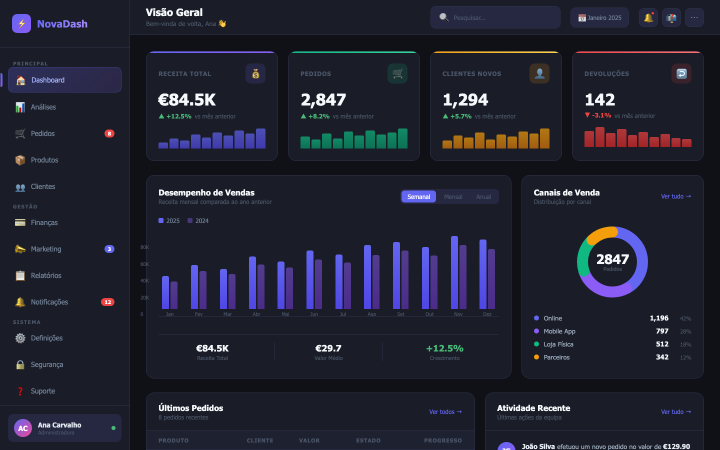
#> input picture data/ia/dashboard_001.png, 1440 x 900 px (shown at 1/2 size); its folder holds 4 pictures in this run
$ python -i visual_analysis.py   (imports and definitions only)
#> lines starting #> are read from the running program, lines starting #| are printed output that depends on the picture; after the words box and inside, x2 and y2 are one past the last pixel; in counts of white or black regions, pixels touching at a corner belong together; pictures that were not available may be replaced by others from this repository, and a replacement may not be noted
"""Análise visual automática de interfaces web.

Este módulo analisa cada imagem (screenshot) nas seguintes 4 dimensões
usando OpenCV e scikit-learn:

1. Paleta cromática — extrai 5 cores dominantes com K-means, calcula
   variância cromática entre cores, detecta gradientes vs cores sólidas.
2. Layout — detecta contornos e blocos com OpenCV Canny, calcula número
   de blocos, variância de áreas, densidade de elementos.
3. Tipografia — identifica zonas de texto com pytesseract, estima número
   de níveis hierárquicos tipográficos, variância de tamanhos.
4. Hierarquia visual — analisa distribuição de saliência visual,
   calcula dispersão dos elementos na composição.

Os resultados são guardados em data/resultados/resultados.csv.
"""

import csv
import re
from pathlib import Path

import cv2
import numpy as np
from PIL import Image
from sklearn.cluster import KMeans

from src.state import CSV_PATH, IA_DIR, HUMANAS_DIR, RESULTADOS_DIR, atualizar_estado, marcar_concluido

# Número de cores dominantes a extrair
NUM_CORES = 5

# Cabeçalho do CSV
COLUNAS_CSV = [
    "ficheiro",
    "grupo",
    "variancia_cor",
    "num_cores",
    "variancia_layout",
    "num_blocos",
    "densidade",
    "variancia_tipografia",
    "num_niveis_texto",
    "variancia_hierarquia",
]


def analisar_paleta_cromatica(imagem: np.ndarray) -> dict:
    """Extrai a paleta cromática e calcula métricas de cor.

    Usa K-means clustering para identificar as 5 cores dominantes.
    Calcula a variância cromática entre as cores dominantes e detecta
    se a imagem usa gradientes ou cores sólidas.

    Args:
        imagem: Array NumPy da imagem (BGR, formato OpenCV).

    Returns:
        Dicionário com 'variancia_cor' e 'num_cores'.
    """
    try:
        # Converte BGR para RGB
        imagem_rgb = cv2.cvtColor(imagem, cv2.COLOR_BGR2RGB)
        # Redimensiona para acelerar o K-means
        h, w = imagem_rgb.shape[:2]
        imagem_pequena = cv2.resize(imagem_rgb, (w // 4, h // 4))
        pixels = imagem_pequena.reshape(-1, 3).astype(np.float32)

        # K-means para encontrar cores dominantes
        kmeans = KMeans(n_clusters=NUM_CORES, random_state=42, n_init=10)
        kmeans.fit(pixels)
        cores = kmeans.cluster_centers_

        # Variância cromática: distância média entre as cores dominantes
        distancias = []
        for i in range(len(cores)):
            for j in range(i + 1, len(cores)):
                dist = np.linalg.norm(cores[i] - cores[j])
                distancias.append(dist)
        variancia_cor = float(np.std(distancias)) if distancias else 0.0

        # Conta cores realmente distintas (distância > limiar)
        cores_distintas = set()
        for cor in cores:
            # Arredonda para agrupar cores próximas
            chave = tuple((cor / 32).astype(int))
            cores_distintas.add(chave)
        num_cores = len(cores_distintas)

        return {"variancia_cor": variancia_cor, "num_cores": num_cores}
    except Exception as e:
        print(f"Erro ao analisar paleta cromática: {e}")
        return {"variancia_cor": 0.0, "num_cores": 0}


def analisar_layout(imagem: np.ndarray) -> dict:
    """Deteta blocos e contornos com OpenCV Canny e calcula métricas de layout.

    Args:
        imagem: Array NumPy da imagem (BGR, formato OpenCV).

    Returns:
        Dicionário com 'variancia_layout', 'num_blocos' e 'densidade'.
    """
    try:
        cinza = cv2.cvtColor(imagem, cv2.COLOR_BGR2GRAY)

        # Deteta contornos com Canny
        bordas = cv2.Canny(cinza, 50, 150)

        # Encontra contornos
        contornos, _ = cv2.findContours(bordas, cv2.RETR_EXTERNAL, cv2.CHAIN_APPROX_SIMPLE)

        # Filtra contornos por área mínima (remove ruído)
        areas = []
        for contorno in contornos:
            area = cv2.contourArea(contorno)
            if area > 500:  # Ignora contornos muito pequenos
                areas.append(area)

        num_blocos = len(areas)
        variancia_layout = float(np.std(areas)) if len(areas) > 1 else 0.0

        # Densidade: proporção de pixels não-brancos (elementos visuais)
        total_pixels = cinza.size
        pixels_elementos = np.count_nonzero(cinza < 240)
        densidade = float(pixels_elementos / total_pixels)

        return {
            "variancia_layout": variancia_layout,
            "num_blocos": num_blocos,
            "densidade": densidade,
        }
    except Exception as e:
        print(f"Erro ao analisar layout: {e}")
        return {"variancia_layout": 0.0, "num_blocos": 0, "densidade": 0.0}


def analisar_tipografia(imagem: np.ndarray) -> dict:
    """Identifica zonas de texto com pytesseract e estima níveis hierárquicos.

    Usa pytesseract para detetar texto na imagem. Estima o número de
    níveis hierárquicos tipográficos e a variância de tamanhos.

    Args:
        imagem: Array NumPy da imagem (BGR, formato OpenCV).

    Returns:
        Dicionário com 'variancia_tipografia' e 'num_niveis_texto'.
    """
    try:
        import pytesseract

        # Converte para PIL Image (formato esperado pelo pytesseract)
        imagem_pil = Image.fromarray(cv2.cvtColor(imagem, cv2.COLOR_BGR2RGB))

        # Obtém dados de OCR com coordenadas e tamanhos
        dados = pytesseract.image_to_data(imagem_pil, output_type=pytesseract.Output.DICT)

        # Extrai alturas das caixas de texto (proxy para tamanho da fonte)
        tamanhos = []
        for i in range(len(dados["text"])):
            texto = dados["text"][i].strip()
            if texto and int(dados["conf"][i]) > 30:
                altura = dados["height"][i]
                if altura > 5:  # Ignora ruído
                    tamanhos.append(altura)

        if tamanhos:
            # Agrupa tamanhos em níveis (arredondando para dezenas)
            niveis = set()
            for t in tamanhos:
                nivel = round(t / 5) * 5  # Agrupa por intervalos de 5px
                niveis.add(nivel)
            num_niveis = len(niveis)
            variancia_tipografia = float(np.std(tamanhos))
        else:
            num_niveis = 0
            variancia_tipografia = 0.0

        return {"variancia_tipografia": variancia_tipografia, "num_niveis_texto": num_niveis}
    except Exception as e:
        print(f"Erro ao analisar tipografia: {e}")
        return {"variancia_tipografia": 0.0, "num_niveis_texto": 0}


def analisar_hierarquia_visual(imagem: np.ndarray) -> dict:
    """Analisa a distribuição de saliência visual e dispersão de elementos.

    Calcula um mapa de saliência baseado em contraste e cor, depois mede
    a dispersão espacial dos pontos de maior saliência.

    Args:
        imagem: Array NumPy da imagem (BGR, formato OpenCV).

    Returns:
        Dicionário com 'variancia_hierarquia'.
    """
    try:
        cinza = cv2.cvtColor(imagem, cv2.COLOR_BGR2GRAY)

        # Mapa de saliência: diferença Gaussiana (DoG)
        blur1 = cv2.GaussianBlur(cinza, (5, 5), 0)
        blur2 = cv2.GaussianBlur(cinza, (25, 25), 0)
        saliency_map = cv2.absdiff(blur1, blur2)

        # Normaliza
        saliency_map = cv2.normalize(saliency_map, None, 0, 255, cv2.NORM_MINMAX)

        # Encontra pontos de maior saliência (top 10%)
        limiar = np.percentile(saliency_map, 90)
        pontos_salientes = np.argwhere(saliency_map >= limiar)

        if len(pontos_salientes) > 0:
            # Dispersão: desvio padrão das coordenadas
            coords_y = pontos_salientes[:, 0]
            coords_x = pontos_salientes[:, 1]
            dispersao = float(np.std(coords_y) + np.std(coords_x)) / 2.0
        else:
            dispersao = 0.0

        return {"variancia_hierarquia": dispersao}
    except Exception as e:
        print(f"Erro ao analisar hierarquia visual: {e}")
        return {"variancia_hierarquia": 0.0}


def analisar_imagem(caminho: Path, grupo: str) -> dict | None:
    """Analisa uma imagem em todas as 4 dimensões.

    Args:
        caminho: Caminho do ficheiro de imagem.
        grupo: "ia" ou "humana".

    Returns:
        Dicionário com todas as métricas, ou None se a imagem for inválida.
    """
    try:
        imagem = cv2.imread(str(caminho))
        if imagem is None:
            print(f"Imagem corrompida ou inválida: {caminho}")
            return None
    except Exception as e:
        print(f"Erro ao carregar imagem {caminho}: {e}")
        return None

    paleta = analisar_paleta_cromatica(imagem)
    layout = analisar_layout(imagem)
    tipografia = analisar_tipografia(imagem)
    hierarquia = analisar_hierarquia_visual(imagem)

    return {
        "ficheiro": caminho.name,
        "grupo": grupo,
        **paleta,
        **layout,
        **tipografia,
        **hierarquia,
    }


def analisar_corpus(callback_progresso=None) -> int:
    """Analisa todas as imagens dos dois corpus (IA e humanas).

    Percorre todas as imagens em data/ia/ e data/humanas/, analisa cada
    uma nas 4 dimensões e guarda os resultados num ficheiro CSV.

    Args:
        callback_progresso: Função chamada com (analisadas, total) para
            atualizar a barra de progresso.

    Returns:
        Número total de imagens analisadas.
    """
    RESULTADOS_DIR.mkdir(parents=True, exist_ok=True)

    # Recolhe todos os ficheiros de imagem
    imagens_ia = sorted([f for f in IA_DIR.iterdir() if f.suffix.lower() in [".png", ".jpg", ".jpeg"]])
    imagens_humanas = sorted([f for f in HUMANAS_DIR.iterdir() if f.suffix.lower() in [".png", ".jpg", ".jpeg"]])

    total = len(imagens_ia) + len(imagens_humanas)
    analisadas = 0

    with open(CSV_PATH, "w", newline="", encoding="utf-8") as f_csv:
        writer = csv.DictWriter(f_csv, fieldnames=COLUNAS_CSV)
        writer.writeheader()

        for imagem in imagens_ia:
            resultado = analisar_imagem(imagem, "ia")
#> in analisar_imagem, imagem is the input picture: shape (900, 1440, 3); mean B, G, R 48.8, 35.1, 33.1
#> in analisar_paleta_cromatica, `imagem_pequena = cv2.resize(imagem_rgb, (w // 4, h // 4))`:
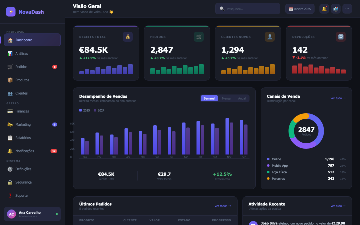
#> imagem_pequena: shape (225, 360, 3); mean R, G, B 33.1, 35.1, 48.8
#> in analisar_imagem, `paleta = analisar_paleta_cromatica(imagem)`: paleta = {'variancia_cor': 71.66, 'num_cores': 5}
#> in analisar_layout, `cinza = cv2.cvtColor(imagem, cv2.COLOR_BGR2GRAY)`:
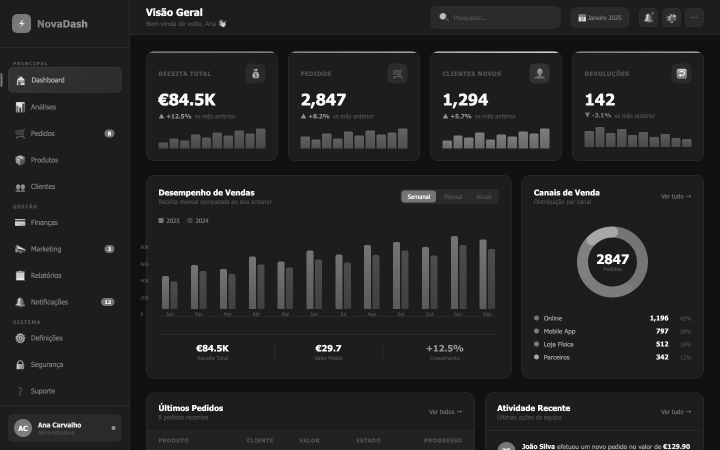
#> cinza: shape (900, 1440) (shown at 1/2 size); min 0, max 255, mean 35.9
#> in analisar_layout, `bordas = cv2.Canny(cinza, 50, 150)`:
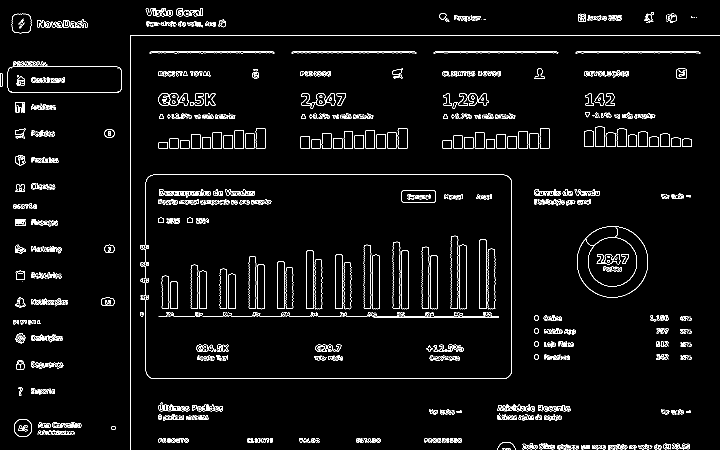
#> bordas: shape (900, 1440) (shown at 1/2 size); 3.5% white in thin lines or dots
#> in analisar_layout, `contornos, _ = cv2.findContours(bordas, cv2.RETR_EXTERNAL, cv2.CHAIN_A..`: contornos = 922 contours, 589 with area under 20; largest, box (x1, y1, x2, y2) and area: (1154, 453, 1296, 595) 15879, (15, 133, 244, 186) 11747, (901, 471, 917, 618) 1951, (958, 478, 973, 618) 1918, (785, 483, 801, 618) 1791
#> the loop in analisar_layout, `for contorno in contornos:` made 922 passes
#> area on passes 24, 28, 31: 20.5, 37, 21
#> after the loop in analisar_layout, `for contorno in contornos:`: areas = 48 values, max 15879 at index 25, min 502 at index 27, mean 1595.7
#> in analisar_layout, `num_blocos = len(areas)`: num_blocos = 48
#> in analisar_layout, `variancia_layout = float(np.std(areas)) if len(areas) > 1 else 0.0`: variancia_layout = 2621.3
#> in analisar_layout, `pixels_elementos = np.count_nonzero(cinza < 240)`: pixels_elementos = 1286568
#> in analisar_layout, `densidade = float(pixels_elementos / total_pixels)`: densidade = 0.993
#> in analisar_imagem, `layout = analisar_layout(imagem)`: layout = {'variancia_layout': 2621.3, 'num_blocos': 48, 'densidade': 0.993}
            if resultado:
                writer.writerow(resultado)
                analisadas += 1
            atualizar_estado("analise", total_analisado=analisadas)
            if callback_progresso:
                callback_progresso(analisadas, total)

        for imagem in imagens_humanas:
            resultado = analisar_imagem(imagem, "humana")
            if resultado:
                writer.writerow(resultado)
                analisadas += 1
            atualizar_estado("analise", total_analisado=analisadas)
            if callback_progresso:
                callback_progresso(analisadas, total)

    marcar_concluido("analise", total_analisado=analisadas)
    return analisadas

#> (the run stopped early here; a loop or call above may not have finished)
